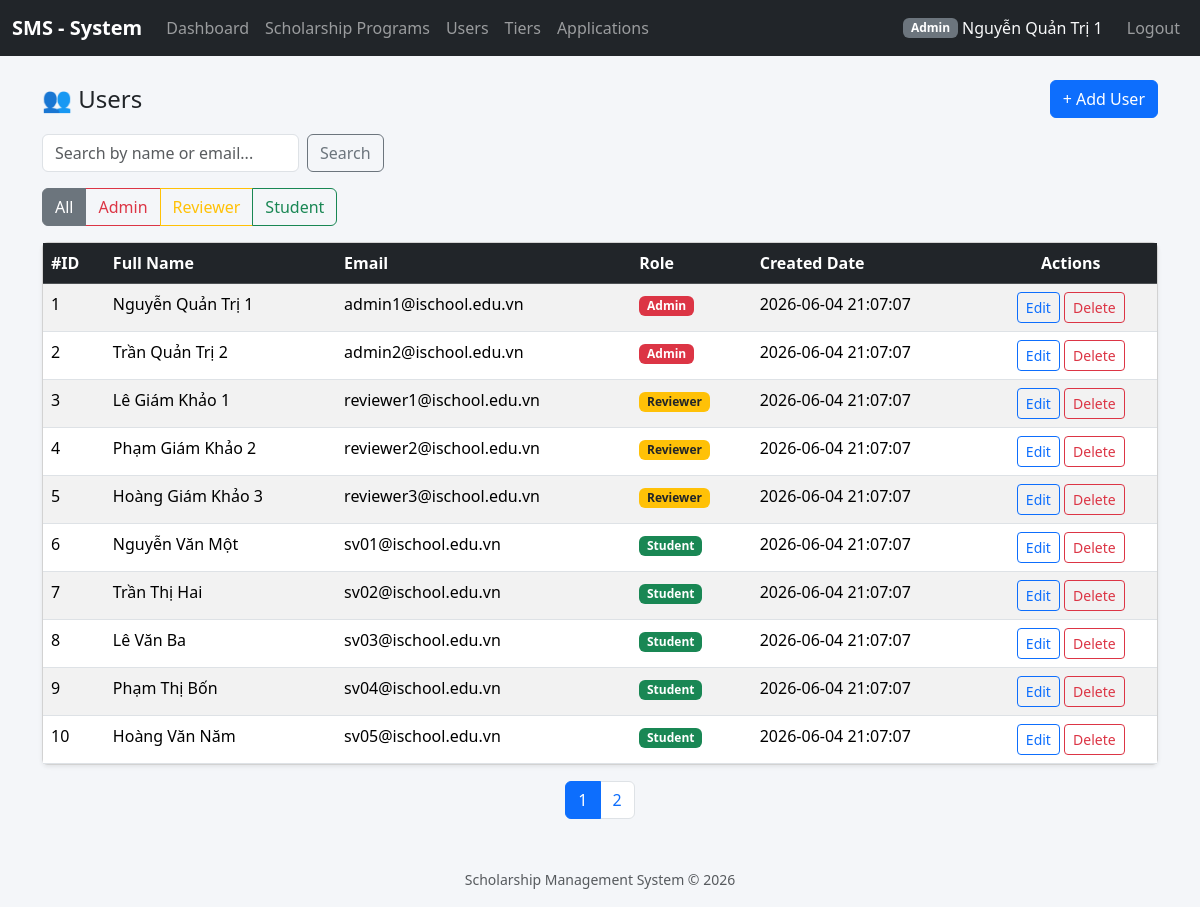
/index.php?controller=users&action=index (signed in), run on the app's committed database.
### tables this page shows
CREATE TABLE `users` (
  `id` int(11) NOT NULL,
  `email` varchar(255) NOT NULL,
  `password_hash` varchar(255) NOT NULL,
  `full_name` varchar(150) NOT NULL COMMENT 'Lưu họ tên chung cho toàn bộ User',
  `role` enum('admin','student','reviewer') DEFAULT 'student',
  `created_at` timestamp NOT NULL DEFAULT current_timestamp()
);

### config/database.php (called while the page is built)
<?php
class Database
{
    private static ?PDO $instance = null;
    public static function getConnection(): PDO
    {
        if (self::$instance === null) {
            $host    = 'localhost';
            $dbname  = 'scholarship_system';
            $user    = 'root';
            $pass    = '';
            $charset = 'utf8mb4';
            $dsn = "mysql:host={$host};dbname={$dbname};charset={$charset}";
            $options = [
                PDO::ATTR_ERRMODE            => PDO::ERRMODE_EXCEPTION,
                PDO::ATTR_DEFAULT_FETCH_MODE => PDO::FETCH_ASSOC,
                PDO::ATTR_EMULATE_PREPARES   => false,
            ];
            try {
                self::$instance = new PDO($dsn, $user, $pass, $options);
            } catch (PDOException $e) {
                die('Kết nối CSDL thất bại: ' . $e->getMessage());
            }
        }
        return self::$instance;
    }
}

### controllers/UserController.php (called while the page is built, shortened)
<?php
require_once __DIR__ . '/../models/User.php';
require_once __DIR__ . '/../helpers/functions.php';
require_once __DIR__ . '/../helpers/auth.php';
class UserController
{
    private User $userModel;
    public function __construct()
    {
        $this->userModel = new User();
    }
    public function index(): void
    {
        $role = $_GET['role'] ?? null;
        $role = in_array($role, ['admin', 'student', 'reviewer'], true) ? $role : null;
        $q = trim($_GET['q'] ?? '');
        $p = paginate_params(10);
        $users = $this->userModel->search($role, $q, $p['perPage'], $p['offset']);
        $total = $this->userModel->countSearch($role, $q);
        $this->render('users/index', [
            'users'       => $users,
            'currentRole' => $role,
            'q'           => $q,
            'pagination'  => render_pagination($p['page'], $total, $p['perPage'], 'users', $role ? ['role' => $role, 'q' => $q] : ['q' => $q]),
        ]);
    }
    private function render(string $view, array $data = []): void
    {
        extract($data);
        require __DIR__ . '/../views/' . $view . '.php';
    }
}

### models/User.php (called while the page is built, shortened)
<?php
require_once __DIR__ . '/../config/database.php';
class User
{
    private PDO $db;
    public function __construct()
    {
        $this->db = Database::getConnection();
    }
    public function search(?string $role, string $keyword, int $limit, int $offset): array
    {
        $sql = "SELECT * FROM users WHERE 1=1";
        $params = [];
        $sql .= " ORDER BY id ASC LIMIT :limit OFFSET :offset";
        $stmt = $this->db->prepare($sql);
        $stmt->bindValue(':limit', $limit, PDO::PARAM_INT);
        $stmt->bindValue(':offset', $offset, PDO::PARAM_INT);
        $stmt->execute();
        return $stmt->fetchAll();
    }
    public function countSearch(?string $role, string $keyword): int
    {
        $sql = "SELECT COUNT(*) FROM users WHERE 1=1";
        $params = [];
        $stmt = $this->db->prepare($sql);
        $stmt->execute($params);
        return (int) $stmt->fetchColumn();
    }
}

### helpers/auth.php (called while the page is built, shortened)
<?php
require_once __DIR__ . '/../config/database.php';
function current_user(): ?array
{
    return $_SESSION['user'] ?? null;
}
function is_logged_in(): bool
{
    return isset($_SESSION['user']);
}

### views/users/index.php (the view, shortened to what this page needs)
<?php
require_once __DIR__ . '/../partials/header.php';
?>
<div class="d-flex justify-content-between align-items-center mb-3">
    <h4 class="mb-0">👥 Users</h4>
    <?php if (is_logged_in() && current_user()['role'] === 'admin'): ?>
        <a href="<?= e(url('users', 'create')) ?>" class="btn btn-primary">+ Add User</a>
    <?php endif; ?>
</div>
<form method="GET" action="index.php" class="row g-2 mb-3">
    <div class="col-auto">
        <input type="text" name="q" class="form-control" placeholder="Search by name or email..." value="<?= e($q) ?>">
    </div>
    <div class="col-auto">
        <button type="submit" class="btn btn-outline-secondary">Search</button>
    </div>
</form>
<div class="mb-3">
    <div class="btn-group" role="group">
        <a href="<?= e(url('users', 'index', ['q' => $q])) ?>" class="btn btn-outline-secondary <?= !$currentRole ? 'active' : '' ?>">All</a>
        <a href="<?= e(url('users', 'index', ['role' => 'admin', 'q' => $q])) ?>" class="btn btn-outline-danger <?= $currentRole === 'admin' ? 'active' : '' ?>">Admin</a>
        <a href="<?= e(url('users', 'index', ['role' => 'reviewer', 'q' => $q])) ?>" class="btn btn-outline-warning <?= $currentRole === 'reviewer' ? 'active' : '' ?>">Reviewer</a>
        <a href="<?= e(url('users', 'index', ['role' => 'student', 'q' => $q])) ?>" class="btn btn-outline-success <?= $currentRole === 'student' ? 'active' : '' ?>">Student</a>
    </div>
</div>
<div class="card shadow-sm">
    <div class="card-body p-0">
        <div class="table-responsive">
            <table class="table table-hover table-striped mb-0">
                <thead class="table-dark">
                    <tr>
                        <th>#ID</th>
                        <th>Full Name</th>
                        <th>Email</th>
                        <th>Role</th>
                        <th>Created Date</th>
                        <th class="text-center">Actions</th>
                    </tr>
                </thead>
                <tbody>
                <?php if (empty($users)): ?>
                    <tr><td colspan="6" class="text-center text-muted py-4">No users found.</td></tr>
                <?php else: ?>
                    <?php foreach ($users as $u): ?>
                    <tr>
                        <td><?= e($u['id']) ?></td>
                        <td><?= e($u['full_name']) ?></td>
                        <td><?= e($u['email']) ?></td>
                        <td>
                            <?php
                            $badgeMap = ['admin' => 'danger', 'reviewer' => 'warning text-dark', 'student' => 'success'];
                            $badge = $badgeMap[$u['role']] ?? 'secondary';
                            ?>
                            <span class="badge bg-<?= $badge ?>"><?= e(ucfirst($u['role'])) ?></span>
                        </td>
                        <td><?= e($u['created_at']) ?></td>
                        <td class="text-center">
                            <?php if (is_logged_in() && current_user()['role'] === 'admin'): ?>
                                <a href="<?= e(url('users', 'edit', ['id' => $u['id']])) ?>" class="btn btn-sm btn-outline-primary">Edit</a>
                                <a href="<?= e(url('users', 'delete', ['id' => $u['id'], 'csrf_token' => csrf_token()])) ?>"
                                   class="btn btn-sm btn-outline-danger"
                                   onclick="return confirm('Delete this user and all related data?')">Delete</a>
                            <?php else: ?>
                                <span class="text-muted small">Admin Only</span>
                            <?php endif; ?>
                        </td>
                    </tr>
                    <?php endforeach; ?>
                <?php endif; ?>
                </tbody>
            </table>
        </div>
    </div>
</div>
<div class="mt-3"><?= $pagination  ?></div>
<?php require_once __DIR__ . '/../partials/footer.php'; ?>

### public/index.php (shortened to what this page needs)
<?php
require_once __DIR__ . '/../config/database.php';
require_once __DIR__ . '/../helpers/functions.php';
require_once __DIR__ . '/../helpers/auth.php';
$action = $_GET['action'] ?? 'index';
$controller = new $controllerClass();
$allowedActions = ['index', 'show', 'create', 'store', 'edit', 'update', 'delete', 'login', 'doLogin', 'logout', 'export', 'review', 'submitReview', 'exportCsv', 'exportHtml'];
if (in_array($action, $allowedActions) && method_exists($controller, $action)) {
    $controller->$action();
} else {
    http_response_code(404);
    echo "Page not found.";
}

### helpers/functions.php (shortened to what this page needs)
<?php
function e(?string $value): string
{
    return htmlspecialchars($value ?? '', ENT_QUOTES, 'UTF-8');
}
function url(string $controller, string $action = 'index', array $params = []): string
{
    $query = array_merge(['controller' => $controller, 'action' => $action], $params);
    return 'index.php?' . http_build_query($query);
}
function csrf_token(): string
{
    return $_SESSION['csrf_token'];
}
function paginate_params(int $defaultPerPage = 10): array
{
    $page    = max(1, (int)($_GET['page'] ?? 1));
    $perPage = $defaultPerPage;
    $offset  = ($page - 1) * $perPage;
    return ['page' => $page, 'perPage' => $perPage, 'offset' => $offset];
}
function render_pagination(int $currentPage, int $totalItems, int $perPage, string $controller, array $extraParams = []): string
{
    $totalPages = (int)ceil($totalItems / $perPage);
    $html = '<nav><ul class="pagination justify-content-center">';
    for ($p = 1; $p <= $totalPages; $p++) {
        $active = $p === $currentPage ? ' active' : '';
        $href = e(url($controller, 'index', array_merge($extraParams, ['page' => $p])));
        $html .= "<li class=\"page-item{$active}\"><a class=\"page-link\" href=\"{$href}\">{$p}</a></li>";
    }
    $html .= '</ul></nav>';
    return $html;
}

### views/partials/header.php (shortened to what this page needs)
<!DOCTYPE html>
<html lang="en">
<head>
    <link href="https://cdn.jsdelivr.net/npm/bootstrap@5.3.3/dist/css/bootstrap.min.css" rel="stylesheet">
</head>
<body>
<nav class="navbar navbar-expand-lg navbar-dark bg-dark mb-4">
    <div class="container-fluid">
        <a class="navbar-brand" href="<?= e(url('scholarship_programs', 'index')) ?>">SMS - System</a>
        <div class="collapse navbar-collapse" id="navMain">
            <ul class="navbar-nav me-auto">
                <?php if (isset(current_user()['role']) && in_array(current_user()['role'], ['admin', 'staff', 'reviewer'], true)): ?>
                    <li class="nav-item"><a class="nav-link" href="<?= e(url('dashboard', 'index')) ?>">Dashboard</a></li>
                <?php endif; ?>
                <li class="nav-item"><a class="nav-link" href="<?= e(url('scholarship_programs', 'index')) ?>">Scholarship Programs</a></li>
                <?php if (isset(current_user()['role'])): ?>
                    <?php if (in_array(current_user()['role'], ['admin', 'reviewer', 'staff'], true)): ?>
                        <li class="nav-item"><a class="nav-link" href="<?= e(url('users', 'index')) ?>">Users</a></li>
                        <li class="nav-item"><a class="nav-link" href="<?= e(url('scholarship_tiers', 'index')) ?>">Tiers</a></li>
                        <li class="nav-item"><a class="nav-link" href="<?= e(url('applications', 'index')) ?>">Applications</a></li>
                        <?php else: ?>
                        <li class="nav-item"><a class="nav-link" href="<?= e(url('student_profiles', 'edit', ['id' => current_user()['id']])) ?>">My Profile</a></li>
                        <li class="nav-item"><a class="nav-link" href="<?= e(url('applications', 'index')) ?>">My Applications</a></li>
                    <?php endif; ?>
                <?php endif; ?>
            </ul>
            <ul class="navbar-nav">
                <?php if (is_logged_in()): $u = current_user(); ?>
                    <li class="nav-item d-flex align-items-center text-light me-3">
                        <span class="badge bg-secondary"><?= e(ucfirst($u['role'])) ?></span>&nbsp;<?= e($u['full_name']) ?>
                    </li>
                    <li class="nav-item">
                        <a class="nav-link" href="<?= e(url('auth', 'logout')) ?>">Logout</a>
                    </li>
                <?php else: ?>
                    <li class="nav-item">
                        <a class="nav-link" href="<?= e(url('auth', 'login')) ?>">Login</a>
                    </li>
                <?php endif; ?>
            </ul>
        </div>
    </div>
</nav>
<div class="container">

### views/partials/footer.php (shortened to what this page needs)
</div>
<footer class="text-center mt-5 mb-3 text-muted">
    <small>Scholarship Management System &copy; <?= date('Y') ?></small>
</footer>
</body>
</html>

### views/partials/header.php (style rules this page uses)
body { background-color: #f4f6f9; }
.navbar-brand { font-weight: 700; }

### data on the page
users: role "Admin", full_name "Nguyễn Quản Trị 1", id "1", email "admin1@ischool.edu.vn", created_at "2026-06-04 21:07:07"
users: id "2", full_name "Trần Quản Trị 2", email "admin2@ischool.edu.vn", role "Admin", created_at "2026-06-04 21:07:07"
users: id "3", full_name "Lê Giám Khảo 1", email "reviewer1@ischool.edu.vn", role "Reviewer", created_at "2026-06-04 21:07:07"
users: id "4", full_name "Phạm Giám Khảo 2", email "reviewer2@ischool.edu.vn", role "Reviewer", created_at "2026-06-04 21:07:07"
users: id "5", full_name "Hoàng Giám Khảo 3", email "reviewer3@ischool.edu.vn", role "Reviewer", created_at "2026-06-04 21:07:07"
users: id "6", full_name "Nguyễn Văn Một", email "sv01@ischool.edu.vn", role "Student", created_at "2026-06-04 21:07:07"
users: id "7", full_name "Trần Thị Hai", email "sv02@ischool.edu.vn", role "Student", created_at "2026-06-04 21:07:07"
users: id "8", full_name "Lê Văn Ba", email "sv03@ischool.edu.vn", role "Student", created_at "2026-06-04 21:07:07"
users: id "9", full_name "Phạm Thị Bốn", email "sv04@ischool.edu.vn", role "Student", created_at "2026-06-04 21:07:07"
users: id "10", full_name "Hoàng Văn Năm", email "sv05@ischool.edu.vn", role "Student", created_at "2026-06-04 21:07:07"
